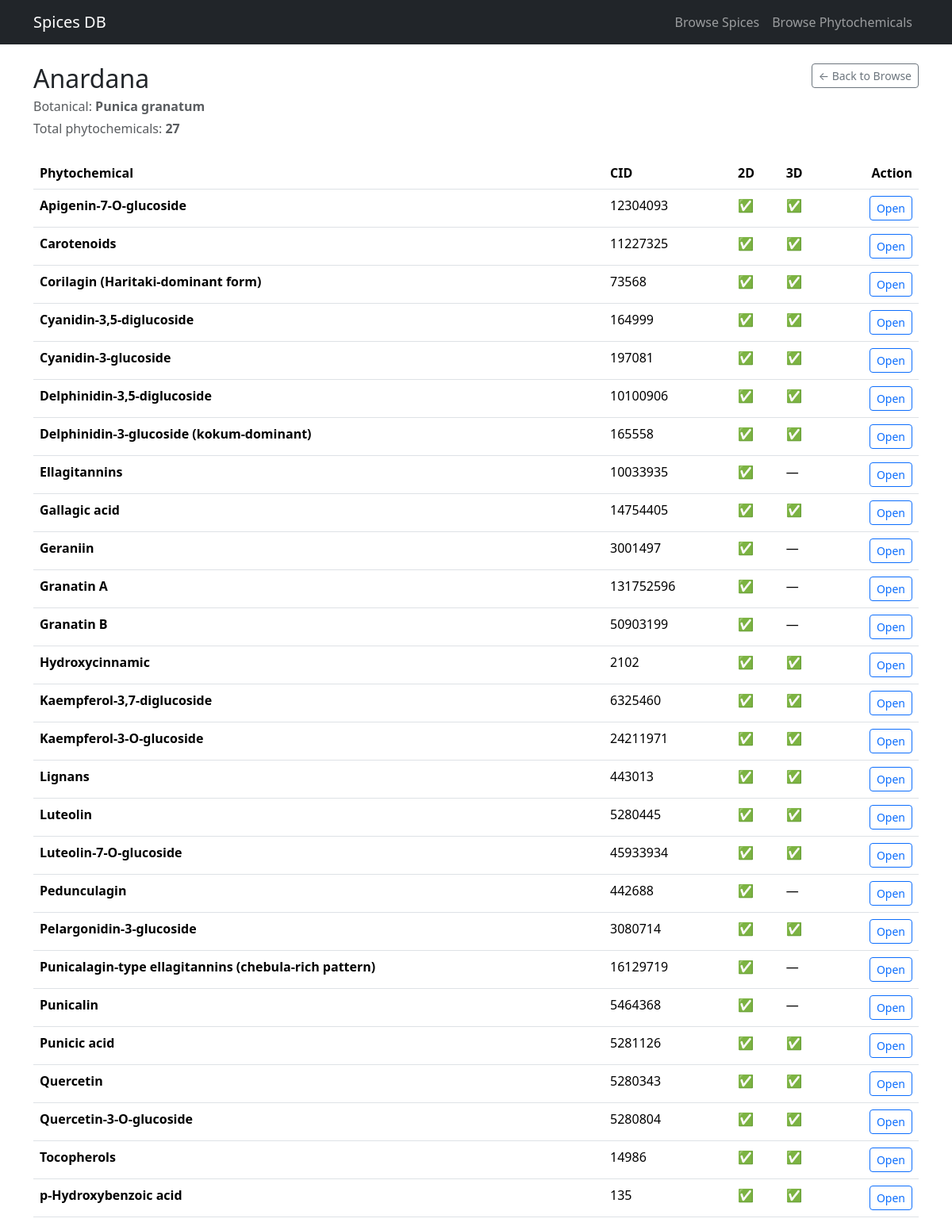
/spice/513, run on the app's committed database.
### tables this page shows
CREATE TABLE spices (
  spice_id INTEGER PRIMARY KEY AUTOINCREMENT,
  spice_name TEXT NOT NULL UNIQUE,
  botanical_name TEXT
);

CREATE TABLE phytochemicals (
  phyto_id INTEGER PRIMARY KEY AUTOINCREMENT,
  phyto_name TEXT NOT NULL,
  cid INTEGER UNIQUE
);

### app.py (the view)
@app.route("/spice/<int:spice_id>")
def spice_detail(spice_id: int):
    spice = query_db(
        "SELECT spice_id, spice_name, botanical_name FROM spices WHERE spice_id = ?",
        (spice_id,),
        one=True,
    )
    if not spice:
        abort(404)
    phytos = query_db(
        """
        SELECT p.phyto_id, p.phyto_name, p.cid,
               COALESCE(s.has_2d,0) AS has_2d,
               COALESCE(s.has_3d,0) AS has_3d
        FROM spice_phytochemicals sp
        JOIN phytochemicals p ON p.phyto_id = sp.phyto_id
        LEFT JOIN structures s ON s.phyto_id = p.phyto_id
        WHERE sp.spice_id = ?
        ORDER BY p.phyto_name ASC
        """,
        (spice_id,),
    )
    return render_template("spice_detail.html", spice=spice, phytochemicals=phytos)

### app.py (called while the page is built)
def get_db_connection():
    if not os.path.exists(DB_PATH):
        raise FileNotFoundError(
            f"SQLite DB not found at {DB_PATH}. Put spices.db inside /data folder."
        )
    conn = sqlite3.connect(DB_PATH)
    conn.row_factory = sqlite3.Row
    return conn

def query_db(sql: str, params=(), one: bool = False):
    conn = get_db_connection()
    cur = conn.execute(sql, params)
    rows = cur.fetchall()
    conn.close()
    return (rows[0] if rows else None) if one else rows

### templates/spice_detail.html
{% extends "base.html" %}
{% block content %}
<div class="container mt-4">
  <div class="d-flex align-items-start justify-content-between gap-3 flex-wrap">
    <div>
      <h2 class="mb-1">{{ spice.spice_name }}</h2>
      <div class="text-muted">Botanical: <b>{{ spice.botanical_name or "—" }}</b></div>
      <div class="text-muted mt-1">Total phytochemicals: <b>{{ phytochemicals|length }}</b></div>
    </div>
    <div>
      <a href="{{ url_for('browse_spices') }}" class="btn btn-outline-secondary btn-sm">&larr; Back to Browse</a>
    </div>
  </div>
  <div class="mt-4">
    <table class="table table-hover">
      <thead>
        <tr>
          <th>Phytochemical</th>
          <th>CID</th>
          <th>2D</th>
          <th>3D</th>
          <th class="text-end">Action</th>
        </tr>
      </thead>
      <tbody>
        {% for p in phytochemicals %}
        <tr>
          <td><b>{{ p.phyto_name }}</b></td>
          <td>{{ p.cid or "—" }}</td>
	  <td>{% if p.has_2d or p.has_3d %}✅{% else %}—{% endif %}</td>
	  <td>{% if p.has_3d %}✅{% else %}—{% endif %}</td>
          <td class="text-end">
            <a class="btn btn-sm btn-outline-primary" href="{{ url_for('phytochemical_detail', phyto_id=p.phyto_id) }}">Open</a>
          </td>
        </tr>
        {% endfor %}
      </tbody>
    </table>
  </div>
</div>
{% endblock %}

### data on the page
spices: spice_name "Anardana", botanical_name "Punica granatum"
phytochemicals: phyto_name "Apigenin-7-O-glucoside", cid "12304093"
phytochemicals: phyto_name "Carotenoids", cid "11227325"
phytochemicals: phyto_name "Corilagin (Haritaki-dominant form)", cid "73568"
phytochemicals: phyto_name "Cyanidin-3,5-diglucoside", cid "164999"
phytochemicals: phyto_name "Cyanidin-3-glucoside", cid "197081"
phytochemicals: phyto_name "Delphinidin-3,5-diglucoside", cid "10100906"
phytochemicals: phyto_name "Delphinidin-3-glucoside (kokum-dominant)", cid "165558"
phytochemicals: phyto_name "Ellagitannins", cid "10033935"
phytochemicals: phyto_name "Gallagic acid", cid "14754405"
phytochemicals: phyto_name "Geraniin", cid "3001497"
phytochemicals: phyto_name "Granatin A", cid "131752596"
phytochemicals: phyto_name "Granatin B", cid "50903199"
phytochemicals: phyto_name "Hydroxycinnamic", cid "2102"
phytochemicals: phyto_name "Kaempferol-3,7-diglucoside", cid "6325460"
phytochemicals: phyto_name "Kaempferol-3-O-glucoside", cid "24211971"
phytochemicals: phyto_name "Lignans", cid "443013"
phytochemicals: phyto_name "Luteolin", cid "5280445"
phytochemicals: phyto_name "Luteolin-7-O-glucoside", cid "45933934"
phytochemicals: phyto_name "Pedunculagin", cid "442688"
phytochemicals: phyto_name "Pelargonidin-3-glucoside", cid "3080714"
phytochemicals: phyto_name "Punicalagin-type ellagitannins (chebula-rich pattern)", cid "16129719"
phytochemicals: phyto_name "Punicalin", cid "5464368"
phytochemicals: phyto_name "Punicic acid", cid "5281126"
phytochemicals: phyto_name "Quercetin", cid "5280343"
phytochemicals: phyto_name "Quercetin-3-O-glucoside", cid "5280804"
phytochemicals: phyto_name "Tocopherols", cid "14986"
phytochemicals: phyto_name "p-Hydroxybenzoic acid", cid "135"

### other printed values
{{ phytochemicals|length }} "27"
